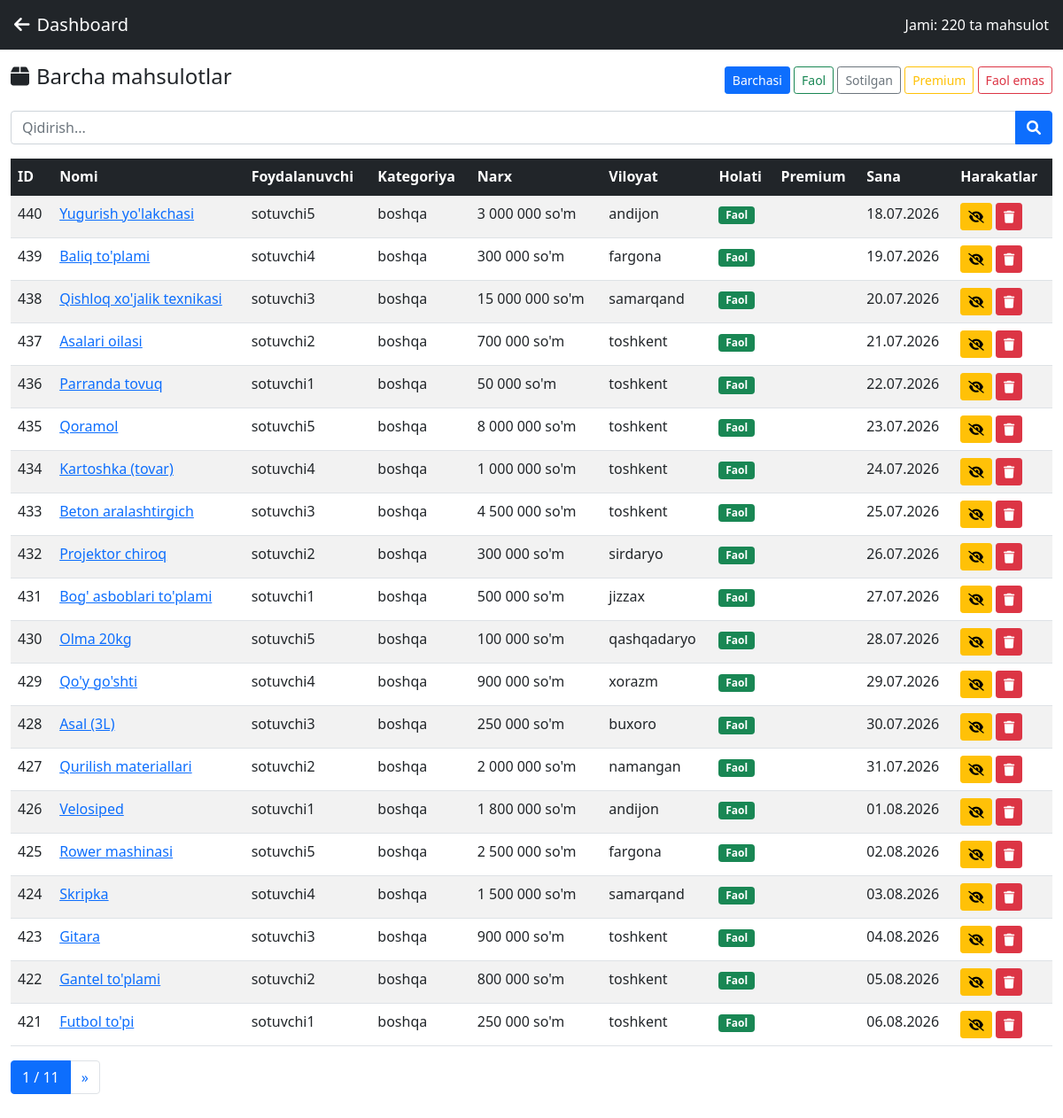
/admin-dashboard/products/ (signed in), run on the app's committed database.
### fronend/models.py (models this page shows, shortened)
class Mahsulot(models.Model):
    CATEGORY_CHOICES = [
        ('elektronika', 'Elektronika'),
        ('kitob', 'Kitoblar'),
        ('mebel', 'Mebellar'),
        ('cheteltovarlar', 'Chet el tovarlari'),
        ('uyjoyelonlari', 'Uy joy elonlari'),
        ('onavabollar', 'Onalar va bolalar'),
        ('avto_elonlari', 'Auto elonlar'),
        ('uy_jihozlari', 'Uy jihozlari'),
        ('kiyim', 'Kiyim-kechak'),
        ('avto', 'Avto ehtiyot qismlar'),
        ('boshqa', 'Boshqa'),
    ]
    VILOYAT_CHOICES = [
        ('toshkent', 'Toshkent'),
        ('samarqand', 'Samarqand'),
        ('fargona', 'Farg‘ona'),
        ('andijon', 'Andijon'),
        ('namangan', 'Namangan'),
        ('buxoro', 'Buxoro'),
        ('navoiy', 'Navoiy'),
        ('xorazm', 'Xorazm'),
        ('qashqadaryo', 'Qashqadaryo'),
        ('surxondaryo', 'Surxondaryo'),
        ('jizzax', 'Jizzax'),
        ('sirdaryo', 'Sirdaryo'),
        ('qoraqalpogiston', 'Qoraqalpog‘iston'),
    ]
    user = models.ForeignKey(
        User,
        on_delete=models.CASCADE,
        verbose_name="Foydalanuvchi"
    )
    category = models.CharField(
        max_length=100,
        choices=CATEGORY_CHOICES,
        verbose_name="Kategoriya"
    )
    mahsulotturi = models.CharField(
        max_length=100,
        verbose_name="Mahsulot turi"
    )
    name = models.CharField(
        max_length=100,
        verbose_name="Mahsulot nomi"
    )
    viloyat = models.CharField(
        max_length=100,
        choices=VILOYAT_CHOICES,
        verbose_name="Viloyat"
    )
    tuman = models.CharField(
        max_length=100,
        verbose_name="Tuman/Shahar",
        blank=True,
        null=True
    )
    manzil = models.TextField(
        verbose_name="Aniq manzil",
        blank=True,
        null=True
    )
    telefon = models.CharField(
        max_length=20,
        verbose_name="Telefon raqam",
        blank=True,
        null=True
    )
    telegram_username = models.CharField(
        max_length=100,
        verbose_name="Telegram username",
        blank=True,
        null=True
    )
    email = models.EmailField(
        verbose_name="Email",
        blank=True,
        null=True
    )
    tavsif = models.TextField(
        verbose_name="Batafsil tavsif",
        blank=True,
        null=True
    )
    sana = models.DateField(
        default=timezone.now,
        verbose_name="Sana"
    )
    narx = models.CharField(
        max_length=20,
        verbose_name="Narx",
        default="0"
    )
    asosiyimg = models.ImageField(
        upload_to='asosiyimg/',
        verbose_name="Asosiy rasm"
    )
    birimg = models.ImageField(
        upload_to='birimg/',
        verbose_name="1-rasm",
        blank=True,
        null=True
    )
    ikkiimg = models.ImageField(
        upload_to='ikkiimg/',
        verbose_name="2-rasm",
        blank=True,
        null=True
    )
    uchuimg = models.ImageField(
        upload_to='uchuimg/',
        verbose_name="3-rasm",
        blank=True,
        null=True
    )
    toltirish = models.FileField(
        upload_to='toltirish/',
        verbose_name="Qo'shimcha fayl",
        blank=True,
        null=True
    )
    miqdor = models.PositiveIntegerField(
        default=1,
        verbose_name="Soni (zaxiradagi)"
    )
    sotilgan = models.BooleanField(
        default=False,
        verbose_name="Sotildi"
    )
    aktiv = models.BooleanField(
        default=True,
        verbose_name="Aktiv"
    )
    korishlar_soni = models.PositiveIntegerField(
        default=0,
        verbose_name="Ko'rishlar soni"
    )
    search_keywords = models.TextField(
        blank=True,
        help_text="Qidiruv kalit so'zlari"
    )
    popularity_score = models.FloatField(default=0.0)
    search_count = models.IntegerField(default=0)
    is_premium = models.BooleanField(
        default=False,
        verbose_name="Premium mahsulotmi"
    )
    premium_since = models.DateTimeField(
        null=True,
        blank=True,
        verbose_name="Premium boshlangan sana"
    )
    premium_expiry = models.DateTimeField(
        null=True,
        blank=True,
        verbose_name="Premium tugash sanasi"
    )
    premium_admin_approved = models.BooleanField(
        default=False,
        verbose_name="Premium admin tasdiqladi"
    )
    premium_days = models.PositiveIntegerField(
        default=30,
        verbose_name="Premium kunlari"
    )
    is_featured = models.BooleanField(
        default=False,
        verbose_name="Featured mahsulot"
    )
    featured_until = models.DateTimeField(
        null=True,
        blank=True
    )
    premium_priority = models.PositiveIntegerField(
        default=0,
        validators=[
            MinValueValidator(0),
            MaxValueValidator(10)
        ]
    )
    premium_views = models.PositiveIntegerField(default=0)
    class Meta:
        verbose_name = "Mahsulot"
        verbose_name_plural = "Mahsulotlar"
        ordering = [
            '-premium_priority',
            '-premium_since',
            '-sana'
        ]
        indexes = [
            models.Index(fields=['name']),
            models.Index(fields=['category']),
            models.Index(fields=['aktiv']),
            models.Index(fields=['sotilgan']),
            models.Index(fields=[
                'is_premium',
                'aktiv',
                'sotilgan'
            ]),
            models.Index(fields=[
                'premium_since',
                'premium_expiry'
            ]),
            models.Index(fields=[
                '-popularity_score',
                '-sana'
            ]),
            models.Index(fields=['user']),
        ]
    def narx_formatted(self):
        try:
            if not self.narx:
                return "0 so'm"
            narx_str = str(self.narx)
            narx_str = narx_str.replace(',', '.')
            narx_str = narx_str.strip()
            narx_str = re.sub(r'[^\d.]', '', narx_str)
            if narx_str:
                narx_float = float(narx_str)
                if narx_float.is_integer():
                    return f"{int(narx_float):,} so'm".replace(',', ' ')
                return f"{narx_float:,.2f} so'm"
            return "0 so'm"
        except:
            return "0 so'm"

### fronend/admin_views.py (the view)
# urls.py: path('admin-dashboard/products/', admin_views.admin_all_products, name='admin_all_products'),
@login_required
@user_passes_test(is_admin)
def admin_all_products(request):
    status = request.GET.get('status', 'all')
    category = request.GET.get('category', '')
    search = request.GET.get('q', '')
    products = Mahsulot.objects.all().order_by('-id')
    if status == 'active':
        products = products.filter(aktiv=True, sotilgan=False)
    elif status == 'sold':
        products = products.filter(sotilgan=True)
    elif status == 'premium':
        products = products.filter(is_premium=True)
    elif status == 'inactive':
        products = products.filter(aktiv=False)
    if category:
        products = products.filter(category=category)
    if search:
        products = products.filter(
            Q(name__icontains=search) |
            Q(user__username__icontains=search) |
            Q(tavsif__icontains=search)
        )
    from django.core.paginator import Paginator
    paginator = Paginator(products, 20)
    page = paginator.get_page(request.GET.get('page'))
    categories = dict(Mahsulot.CATEGORY_CHOICES)
    context = {
        'products': page,
        'page_obj': page,
        'status': status,
        'category': category,
        'search': search,
        'categories': categories,
        'total': products.count(),
    }
    return render(request, 'admin/all_products.html', context)

### fronend/admin_views.py (called while the page is built)
def is_admin(user):
    return user.is_superuser or user.is_staff or user.groups.filter(name='Admin').exists()

### fronend/context_processors.py (called while the page is built)
def cart_context(request):
    cart_count = 0
    if request.user.is_authenticated:
        cart = request.session.get('savat', {})
        cart_count = len(cart)
    return {'cart_count': cart_count}

### fronend/models.py (called while the page is built, shortened)
    def can_add_premium(self):
        settings = AdminPremiumSettings.get_settings()
        if not settings.is_premium_enabled:
            return False, "Premium tizim hozirda faol emas"
        if not self.is_premium:
            return False, "Siz premium foydalanuvchi emassiz"

    def get_remaining_premium_products(self):
        return max(0, self.premium_limit - self.premium_used)

    @classmethod
    def get_settings(cls):
        settings, created = cls.objects.get_or_create(id=1)
        return settings

### fronend/templates/admin/all_products.html (shortened to what this page needs)
{% load static %}
<!DOCTYPE html>
<html lang="uz">
<head>
    <link href="https://cdn.jsdelivr.net/npm/bootstrap@5.1.3/dist/css/bootstrap.min.css" rel="stylesheet">
    <link rel="stylesheet" href="https://cdnjs.cloudflare.com/ajax/libs/font-awesome/6.0.0/css/all.min.css">
</head>
<body>
    <nav class="navbar navbar-dark bg-dark px-3">
        <a class="navbar-brand" href="{% url 'admin_dashboard' %}"><i class="fas fa-arrow-left me-2"></i>Dashboard</a>
        <span class="text-white">Jami: {{ total }} ta mahsulot</span>
    </nav>
    <div class="container-fluid py-3">
        <div class="d-flex justify-content-between align-items-center mb-3">
            <h4><i class="fas fa-box me-2"></i>Barcha mahsulotlar</h4>
            <div>
                <a href="?status=all" class="btn btn-sm {% if status == 'all' %}btn-primary{% else %}btn-outline-primary{% endif %}">Barchasi</a>
                <a href="?status=active" class="btn btn-sm {% if status == 'active' %}btn-success{% else %}btn-outline-success{% endif %}">Faol</a>
                <a href="?status=sold" class="btn btn-sm {% if status == 'sold' %}btn-secondary{% else %}btn-outline-secondary{% endif %}">Sotilgan</a>
                <a href="?status=premium" class="btn btn-sm {% if status == 'premium' %}btn-warning{% else %}btn-outline-warning{% endif %}">Premium</a>
                <a href="?status=inactive" class="btn btn-sm {% if status == 'inactive' %}btn-danger{% else %}btn-outline-danger{% endif %}">Faol emas</a>
            </div>
        </div>
        <form method="get" class="mb-3">
            <div class="input-group">
                <input type="text" name="q" class="form-control" placeholder="Qidirish..." value="{{ search }}">
                <button class="btn btn-primary"><i class="fas fa-search"></i></button>
            </div>
        </form>
        <div class="table-responsive">
            <table class="table table-striped table-hover">
                <thead class="table-dark">
                    <tr>
                        <th>ID</th>
                        <th>Nomi</th>
                        <th>Foydalanuvchi</th>
                        <th>Kategoriya</th>
                        <th>Narx</th>
                        <th>Viloyat</th>
                        <th>Holati</th>
                        <th>Premium</th>
                        <th>Sana</th>
                        <th>Harakatlar</th>
                    </tr>
                </thead>
                <tbody>
                    {% for p in products %}
                    <tr>
                        <td>{{ p.id }}</td>
                        <td><a href="{% url 'mahsulot_detail' p.id %}" target="_blank">{{ p.name|truncatechars:40 }}</a></td>
                        <td>{{ p.user.username }}</td>
                        <td>{{ p.category }}</td>
                        <td>{{ p.narx_formatted }}</td>
                        <td>{{ p.viloyat }}</td>
                        <td>
                            {% if p.sotilgan %}
                                <span class="badge bg-secondary">Sotilgan</span>
                            {% elif p.aktiv %}
                                <span class="badge bg-success">Faol</span>
                            {% else %}
                                <span class="badge bg-danger">Faol emas</span>
                            {% endif %}
                        </td>
                        <td>
                        </td>
                        <td>{{ p.sana|date:"d.m.Y" }}</td>
                        <td>
                            <form method="post" action="{% url 'admin_toggle_product_status' p.id %}" style="display:inline">
                                <button class="btn btn-sm btn-warning" title="Holatni o'zgartirish">
                                    <i class="fas {% if p.aktiv %}fa-eye-slash{% else %}fa-eye{% endif %}"></i>
                                </button>
                            </form>
                            <form method="post" action="{% url 'admin_delete_product' p.id %}" style="display:inline" onsubmit="return confirm('Ochirishni tasdiqlaysizmi?')">
                                <button class="btn btn-sm btn-danger"><i class="fas fa-trash"></i></button>
                            </form>
                        </td>
                    </tr>
                    {% empty %}
                    <tr><td colspan="10" class="text-center text-muted">Mahsulotlar mavjud emas</td></tr>
                    {% endfor %}
                </tbody>
            </table>
        </div>
        {% if products.has_other_pages %}
        <nav>
            <ul class="pagination">
                <li class="page-item active"><span class="page-link">{{ products.number }} / {{ products.paginator.num_pages }}</span></li>
                {% if products.has_next %}
                <li class="page-item"><a class="page-link" href="?page={{ products.next_page_number }}&status={{ status }}&q={{ search }}">&raquo;</a></li>
                {% endif %}
            </ul>
        </nav>
        {% endif %}
    </div>
</body>
</html>

### data on the page
Mahsulot: id "440", name "Yugurish yo'lakchasi", user.username "sotuvchi5", category "boshqa", narx_formatted "3 000 000 so'm", viloyat "andijon", sotilgan "Faol", sana "18.07.2026", aktiv True (drawn)
Mahsulot: id "439", name "Baliq to'plami", user.username "sotuvchi4", category "boshqa", narx_formatted "300 000 so'm", viloyat "fargona", sotilgan "Faol", sana "19.07.2026", aktiv True (drawn)
Mahsulot: id "438", name "Qishloq xo'jalik texnikasi", user.username "sotuvchi3", category "boshqa", narx_formatted "15 000 000 so'm", viloyat "samarqand", sotilgan "Faol", sana "20.07.2026", aktiv True (drawn)
Mahsulot: id "437", name "Asalari oilasi", user.username "sotuvchi2", category "boshqa", narx_formatted "700 000 so'm", viloyat "toshkent", sotilgan "Faol", sana "21.07.2026", aktiv True (drawn)
Mahsulot: id "436", name "Parranda tovuq", user.username "sotuvchi1", category "boshqa", narx_formatted "50 000 so'm", viloyat "toshkent", sotilgan "Faol", sana "22.07.2026", aktiv True (drawn)
Mahsulot: id "435", name "Qoramol", user.username "sotuvchi5", category "boshqa", narx_formatted "8 000 000 so'm", viloyat "toshkent", sotilgan "Faol", sana "23.07.2026", aktiv True (drawn)
Mahsulot: id "434", name "Kartoshka (tovar)", user.username "sotuvchi4", category "boshqa", narx_formatted "1 000 000 so'm", viloyat "toshkent", sotilgan "Faol", sana "24.07.2026", aktiv True (drawn)
Mahsulot: id "433", name "Beton aralashtirgich", user.username "sotuvchi3", category "boshqa", narx_formatted "4 500 000 so'm", viloyat "toshkent", sotilgan "Faol", sana "25.07.2026", aktiv True (drawn)
Mahsulot: id "432", name "Projektor chiroq", user.username "sotuvchi2", category "boshqa", narx_formatted "300 000 so'm", viloyat "sirdaryo", sotilgan "Faol", sana "26.07.2026", aktiv True (drawn)
Mahsulot: id "431", name "Bog' asboblari to'plami", user.username "sotuvchi1", category "boshqa", narx_formatted "500 000 so'm", viloyat "jizzax", sotilgan "Faol", sana "27.07.2026", aktiv True (drawn)
Mahsulot: id "430", name "Olma 20kg", user.username "sotuvchi5", category "boshqa", narx_formatted "100 000 so'm", viloyat "qashqadaryo", sotilgan "Faol", sana "28.07.2026", aktiv True (drawn)
Mahsulot: id "429", name "Qo'y go'shti", user.username "sotuvchi4", category "boshqa", narx_formatted "900 000 so'm", viloyat "xorazm", sotilgan "Faol", sana "29.07.2026", aktiv True (drawn)
Mahsulot: id "428", name "Asal (3L)", user.username "sotuvchi3", category "boshqa", narx_formatted "250 000 so'm", viloyat "buxoro", sotilgan "Faol", sana "30.07.2026", aktiv True (drawn)
Mahsulot: id "427", name "Qurilish materiallari", user.username "sotuvchi2", category "boshqa", narx_formatted "2 000 000 so'm", viloyat "namangan", sotilgan "Faol", sana "31.07.2026", aktiv True (drawn)
Mahsulot: id "426", name "Velosiped", user.username "sotuvchi1", category "boshqa", narx_formatted "1 800 000 so'm", viloyat "andijon", sotilgan "Faol", sana "01.08.2026", aktiv True (drawn)
Mahsulot: id "425", name "Rower mashinasi", user.username "sotuvchi5", category "boshqa", narx_formatted "2 500 000 so'm", viloyat "fargona", sotilgan "Faol", sana "02.08.2026", aktiv True (drawn)
Mahsulot: id "424", name "Skripka", user.username "sotuvchi4", category "boshqa", narx_formatted "1 500 000 so'm", viloyat "samarqand", sotilgan "Faol", sana "03.08.2026", aktiv True (drawn)
Mahsulot: id "423", name "Gitara", user.username "sotuvchi3", category "boshqa", narx_formatted "900 000 so'm", viloyat "toshkent", sotilgan "Faol", sana "04.08.2026", aktiv True (drawn)
Mahsulot: id "422", name "Gantel to'plami", user.username "sotuvchi2", category "boshqa", narx_formatted "800 000 so'm", viloyat "toshkent", sotilgan "Faol", sana "05.08.2026", aktiv True (drawn)
Mahsulot: id "421", name "Futbol to'pi", user.username "sotuvchi1", category "boshqa", narx_formatted "250 000 so'm", viloyat "toshkent", sotilgan "Faol", sana "06.08.2026", aktiv True (drawn)

### other printed values
{{ total }} "220"
{{ products.number }} "1"
{{ products.paginator.num_pages }} "11"
